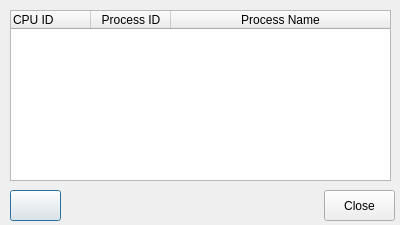
<?xml version="1.0" encoding="UTF-8"?>
<ui version="4.0">
 <class>ViewRunning</class>
 <widget class="QDialog" name="ViewRunning">
  <property name="geometry">
   <rect>
    <x>0</x>
    <y>0</y>
    <width>400</width>
    <height>225</height>
   </rect>
  </property>
  <property name="windowTitle">
   <string>Running Processes</string>
  </property>
  <widget class="QPushButton" name="toggleUpdateButton">
   <property name="geometry">
    <rect>
     <x>10</x>
     <y>190</y>
     <width>51</width>
     <height>31</height>
    </rect>
   </property>
   <property name="text">
    <string/>
   </property>
  </widget>
  <widget class="QPushButton" name="closeButton">
   <property name="geometry">
    <rect>
     <x>324</x>
     <y>190</y>
     <width>71</width>
     <height>31</height>
    </rect>
   </property>
   <property name="text">
    <string>Close</string>
   </property>
  </widget>
  <widget class="QTableWidget" name="outputTable">
   <property name="geometry">
    <rect>
     <x>10</x>
     <y>10</y>
     <width>381</width>
     <height>171</height>
    </rect>
   </property>
   <property name="editTriggers">
    <set>QAbstractItemView::NoEditTriggers</set>
   </property>
   <property name="alternatingRowColors">
    <bool>true</bool>
   </property>
   <property name="selectionMode">
    <enum>QAbstractItemView::NoSelection</enum>
   </property>
   <property name="selectionBehavior">
    <enum>QAbstractItemView::SelectRows</enum>
   </property>
   <property name="showGrid">
    <bool>false</bool>
   </property>
   <attribute name="horizontalHeaderDefaultSectionSize">
    <number>80</number>
   </attribute>
   <attribute name="horizontalHeaderStretchLastSection">
    <bool>true</bool>
   </attribute>
   <attribute name="verticalHeaderVisible">
    <bool>false</bool>
   </attribute>
   <column>
    <property name="text">
     <string>CPU ID</string>
    </property>
    <property name="textAlignment">
     <set>AlignLeft|AlignVCenter</set>
    </property>
   </column>
   <column>
    <property name="text">
     <string>Process ID</string>
    </property>
   </column>
   <column>
    <property name="text">
     <string>Process Name</string>
    </property>
   </column>
  </widget>
  <widget class="QLabel" name="timeLabel">
   <property name="geometry">
    <rect>
     <x>70</x>
     <y>193</y>
     <width>141</width>
     <height>21</height>
    </rect>
   </property>
   <property name="text">
    <string/>
   </property>
  </widget>
 </widget>
 <resources/>
 <connections/>
</ui>
